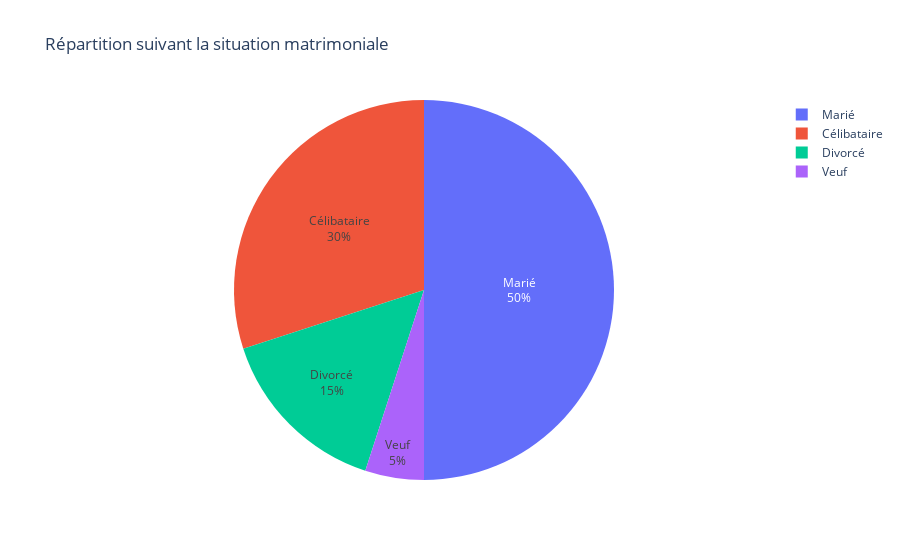

The cell this chart's notebook holds for it:
### Markdown cell above
### I.2. Les camemberts

### Code cell
# Situation matrimoniale
data = pd.DataFrame({
    'situation_matrimoniale': ['Célibataire', 'Marié', 'Divorcé', 'Veuf'],
    'nombre': [30, 50, 15, 5]
})

# Création du camembert
fig = px.pie(data, 
             names='situation_matrimoniale', 
             values='nombre', 
             title='Répartition suivant la situation matrimoniale',
             color_discrete_sequence=px.colors.qualitative.Plotly)

# Pour afficher le pourcentage et le label
fig.update_traces(textinfo='percent+label')  

# Affichage
fig.show()

### Figure 1 — Plotly figure (JSON) as saved in the notebook; plotly's stock layout.template omitted (floating-point values rounded to 4 significant figures)
{"data": [{"domain": {"x": [0, 1], "y": [0, 1]}, "hovertemplate": "situation_matrimoniale=%{label}<br>nombre=%{value}<extra></extra>", "labels": ["Célibataire", "Marié", "Divorcé", "Veuf"], "legendgroup": "", "name": "", "showlegend": true, "textinfo": "percent+label", "type": "pie", "values": [30, 50, 15, 5]}], "layout": {"legend": {"tracegroupgap": 0}, "piecolorway": ["#636EFA", "#EF553B", "#00CC96", "#AB63FA", "#FFA15A", "#19D3F3", "#FF6692", "#B6E880", "#FF97FF", "#FECB52"], "title": {"text": "Répartition suivant la situation matrimoniale"}}}
